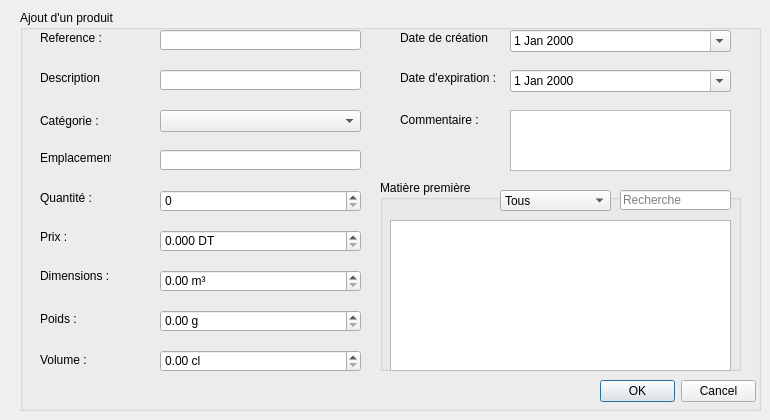
      <widget class="QWidget" name="page_ajoutP">
       <widget class="QGroupBox" name="groupBox_4">
        <property name="geometry">
         <rect>
          <x>20</x>
          <y>10</y>
          <width>741</width>
          <height>401</height>
         </rect>
        </property>
        <property name="title">
         <string>Ajout d'un produit</string>
        </property>
        <widget class="QLabel" name="label_7">
         <property name="geometry">
          <rect>
           <x>20</x>
           <y>20</y>
           <width>81</width>
           <height>16</height>
          </rect>
         </property>
         <property name="text">
          <string>Reference :</string>
         </property>
        </widget>
        <widget class="QLabel" name="label_8">
         <property name="geometry">
          <rect>
           <x>20</x>
           <y>180</y>
           <width>61</width>
           <height>16</height>
          </rect>
         </property>
         <property name="text">
          <string>Quantité :</string>
         </property>
        </widget>
        <widget class="QLabel" name="label_9">
         <property name="geometry">
          <rect>
           <x>20</x>
           <y>140</y>
           <width>71</width>
           <height>16</height>
          </rect>
         </property>
         <property name="text">
          <string>Emplacement :</string>
         </property>
        </widget>
        <widget class="QLabel" name="label_10">
         <property name="geometry">
          <rect>
           <x>20</x>
           <y>60</y>
           <width>61</width>
           <height>16</height>
          </rect>
         </property>
         <property name="text">
          <string>Description :</string>
         </property>
        </widget>
        <widget class="QLabel" name="label_11">
         <property name="geometry">
          <rect>
           <x>20</x>
           <y>100</y>
           <width>61</width>
           <height>21</height>
          </rect>
         </property>
         <property name="text">
          <string>Catégorie :</string>
         </property>
        </widget>
        <widget class="QLabel" name="label_12">
         <property name="geometry">
          <rect>
           <x>20</x>
           <y>220</y>
           <width>47</width>
           <height>13</height>
          </rect>
         </property>
         <property name="text">
          <string>Prix :</string>
         </property>
        </widget>
        <widget class="QLabel" name="label_19">
         <property name="geometry">
          <rect>
           <x>380</x>
           <y>20</y>
           <width>91</width>
           <height>16</height>
          </rect>
         </property>
         <property name="text">
          <string>Date de création :</string>
         </property>
        </widget>
        <widget class="QLineEdit" name="le_ajout_reference">
         <property name="geometry">
          <rect>
           <x>140</x>
           <y>20</y>
           <width>201</width>
           <height>20</height>
          </rect>
         </property>
        </widget>
        <widget class="QLineEdit" name="le_ajout_description">
         <property name="geometry">
          <rect>
           <x>140</x>
           <y>60</y>
           <width>201</width>
           <height>20</height>
          </rect>
         </property>
         <property name="text">
          <string/>
         </property>
        </widget>
        <widget class="QLineEdit" name="le_ajout_emplacement">
         <property name="geometry">
          <rect>
           <x>140</x>
           <y>140</y>
           <width>201</width>
           <height>20</height>
          </rect>
         </property>
         <property name="inputMask">
          <string/>
         </property>
        </widget>
        <widget class="QLabel" name="label_20">
         <property name="geometry">
          <rect>
           <x>380</x>
           <y>60</y>
           <width>111</width>
           <height>16</height>
          </rect>
         </property>
         <property name="text">
          <string>Date d'expiration :</string>
         </property>
        </widget>
        <widget class="QLabel" name="label_21">
         <property name="geometry">
          <rect>
           <x>20</x>
           <y>256</y>
           <width>71</width>
           <height>20</height>
          </rect>
         </property>
         <property name="text">
          <string>Dimensions :</string>
         </property>
        </widget>
        <widget class="QLabel" name="label_22">
         <property name="geometry">
          <rect>
           <x>20</x>
           <y>299</y>
           <width>51</width>
           <height>20</height>
          </rect>
         </property>
         <property name="text">
          <string>Poids :</string>
         </property>
        </widget>
        <widget class="QLabel" name="label_23">
         <property name="geometry">
          <rect>
           <x>20</x>
           <y>340</y>
           <width>47</width>
           <height>20</height>
          </rect>
         </property>
         <property name="text">
          <string>Volume :</string>
         </property>
        </widget>
        <widget class="QLabel" name="label_24">
         <property name="geometry">
          <rect>
           <x>380</x>
           <y>100</y>
           <width>81</width>
           <height>20</height>
          </rect>
         </property>
         <property name="text">
          <string>Commentaire :</string>
         </property>
        </widget>
        <widget class="QDateEdit" name="date_creation_ajout">
         <property name="geometry">
          <rect>
           <x>490</x>
           <y>20</y>
           <width>221</width>
           <height>22</height>
          </rect>
         </property>
         <property name="calendarPopup">
          <bool>true</bool>
         </property>
        </widget>
        <widget class="QDateEdit" name="date_expiration_ajout">
         <property name="geometry">
          <rect>
           <x>490</x>
           <y>60</y>
           <width>221</width>
           <height>22</height>
          </rect>
         </property>
         <property name="calendarPopup">
          <bool>true</bool>
         </property>
        </widget>
        <widget class="QSpinBox" name="le_ajout_quantite">
         <property name="geometry">
          <rect>
           <x>140</x>
           <y>180</y>
           <width>201</width>
           <height>22</height>
          </rect>
         </property>
         <property name="maximum">
          <number>999999</number>
         </property>
        </widget>
        <widget class="QDoubleSpinBox" name="le_ajout_prix">
         <property name="geometry">
          <rect>
           <x>140</x>
           <y>220</y>
           <width>201</width>
           <height>22</height>
          </rect>
         </property>
         <property name="suffix">
          <string> DT</string>
         </property>
         <property name="decimals">
          <number>3</number>
         </property>
         <property name="maximum">
          <double>99999.998999999996158</double>
         </property>
        </widget>
        <widget class="QDoubleSpinBox" name="le_ajout_dimensions">
         <property name="geometry">
          <rect>
           <x>140</x>
           <y>260</y>
           <width>201</width>
           <height>22</height>
          </rect>
         </property>
         <property name="suffix">
          <string> m³</string>
         </property>
         <property name="maximum">
          <double>100000.000000000000000</double>
         </property>
        </widget>
        <widget class="QDoubleSpinBox" name="le_ajout_poids">
         <property name="geometry">
          <rect>
           <x>140</x>
           <y>300</y>
           <width>201</width>
           <height>22</height>
          </rect>
         </property>
         <property name="suffix">
          <string> g</string>
         </property>
         <property name="maximum">
          <double>100000.000000000000000</double>
         </property>
        </widget>
        <widget class="QDoubleSpinBox" name="le_ajout_volume">
         <property name="geometry">
          <rect>
           <x>140</x>
           <y>340</y>
           <width>201</width>
           <height>22</height>
          </rect>
         </property>
         <property name="suffix">
          <string> cl</string>
         </property>
         <property name="maximum">
          <double>100000.000000000000000</double>
         </property>
        </widget>
        <widget class="QTextEdit" name="le_ajout_commentaire">
         <property name="geometry">
          <rect>
           <x>490</x>
           <y>100</y>
           <width>221</width>
           <height>61</height>
          </rect>
         </property>
        </widget>
        <widget class="QDialogButtonBox" name="button_okAjout">
         <property name="geometry">
          <rect>
           <x>580</x>
           <y>370</y>
           <width>156</width>
           <height>23</height>
          </rect>
         </property>
         <property name="standardButtons">
          <set>QDialogButtonBox::Cancel|QDialogButtonBox::Ok</set>
         </property>
        </widget>
        <widget class="QComboBox" name="cb_ajoutCategorie">
         <property name="geometry">
          <rect>
           <x>140</x>
           <y>100</y>
           <width>201</width>
           <height>22</height>
          </rect>
         </property>
         <item>
          <property name="text">
           <string/>
          </property>
         </item>
         <item>
          <property name="text">
           <string>Hygienne des mains</string>
          </property>
         </item>
         <item>
          <property name="text">
           <string>Hygiene du linge</string>
          </property>
         </item>
         <item>
          <property name="text">
           <string>Entretien textiles et tapis</string>
          </property>
         </item>
         <item>
          <property name="text">
           <string>Entretion des sols</string>
          </property>
         </item>
         <item>
          <property name="text">
           <string>Entretion des surfaces</string>
          </property>
         </item>
         <item>
          <property name="text">
           <string>Produits désinfectants</string>
          </property>
         </item>
        </widget>
        <widget class="QGroupBox" name="groupBox">
         <property name="geometry">
          <rect>
           <x>360</x>
           <y>170</y>
           <width>361</width>
           <height>191</height>
          </rect>
         </property>
         <property name="title">
          <string>Matière première</string>
         </property>
         <widget class="QComboBox" name="cb_coloneR_affectMP">
          <property name="geometry">
           <rect>
            <x>120</x>
            <y>10</y>
            <width>111</width>
            <height>21</height>
           </rect>
          </property>
          <item>
           <property name="text">
            <string>Tous</string>
           </property>
          </item>
          <item>
           <property name="text">
            <string>Réference</string>
           </property>
          </item>
          <item>
           <property name="text">
            <string>Description</string>
           </property>
          </item>
          <item>
           <property name="text">
            <string>Emplacment</string>
           </property>
          </item>
          <item>
           <property name="text">
            <string>Quantité</string>
           </property>
          </item>
          <item>
           <property name="text">
            <string>Prix d'achat</string>
           </property>
          </item>
          <item>
           <property name="text">
            <string>Date d'achat</string>
           </property>
          </item>
          <item>
           <property name="text">
            <string>Poids</string>
           </property>
          </item>
          <item>
           <property name="text">
            <string>Volume</string>
           </property>
          </item>
          <item>
           <property name="text">
            <string>Commentaire</string>
           </property>
          </item>
         </widget>
         <widget class="QLineEdit" name="le_rechercheMP_affecter">
          <property name="geometry">
           <rect>
            <x>240</x>
            <y>10</y>
            <width>111</width>
            <height>20</height>
           </rect>
          </property>
          <property name="placeholderText">
           <string>Recherche</string>
          </property>
         </widget>
         <widget class="QTableView" name="tab_affectMP">
          <property name="geometry">
           <rect>
            <x>10</x>
            <y>40</y>
            <width>341</width>
            <height>151</height>
           </rect>
          </property>
          <property name="selectionBehavior">
           <enum>QAbstractItemView::SelectRows</enum>
          </property>
          <property name="sortingEnabled">
           <bool>true</bool>
          </property>
         </widget>
        </widget>
        <zorder>groupBox</zorder>
        <zorder>label_7</zorder>
        <zorder>label_8</zorder>
        <zorder>label_9</zorder>
        <zorder>label_10</zorder>
        <zorder>label_11</zorder>
        <zorder>label_12</zorder>
        <zorder>label_19</zorder>
        <zorder>le_ajout_reference</zorder>
        <zorder>le_ajout_description</zorder>
        <zorder>le_ajout_emplacement</zorder>
        <zorder>label_20</zorder>
        <zorder>label_21</zorder>
        <zorder>label_22</zorder>
        <zorder>label_23</zorder>
        <zorder>label_24</zorder>
        <zorder>date_creation_ajout</zorder>
        <zorder>date_expiration_ajout</zorder>
        <zorder>le_ajout_quantite</zorder>
        <zorder>le_ajout_prix</zorder>
        <zorder>le_ajout_dimensions</zorder>
        <zorder>le_ajout_poids</zorder>
        <zorder>le_ajout_volume</zorder>
        <zorder>le_ajout_commentaire</zorder>
        <zorder>button_okAjout</zorder>
        <zorder>cb_ajoutCategorie</zorder>
       </widget>
      </widget>
